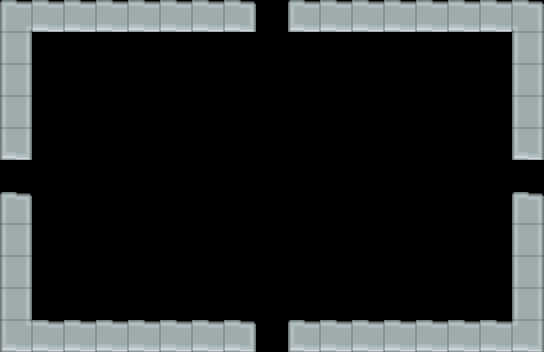

The image is a tile-based game level rendered from a .tmx file. Its description and complete source (layers, tilesets, objects, tile grids) follow:
An orthogonal 17x11 tile map with 32x32 px tiles, 1 tile layer (TileLayer), 2 hidden layers not drawn and 1 object (boss).

<map version="1.0" tiledversion="1.1.1" orientation="orthogonal" renderorder="right-down" width="17" height="11" tilewidth="32" tileheight="32" infinite="0" nextobjectid="26">
 <properties>
  <property name="doorEast" type="bool" value="true" />
  <property name="doorNorth" type="bool" value="true" />
  <property name="doorSouth" type="bool" value="true" />
  <property name="doorWest" type="bool" value="true" />
  <property name="level" type="int" value="1" />
  <property name="roomType" type="int" value="3" />
 </properties>
 <tileset firstgid="1" source="testTileSet.tsx" />
 <layer name="TileLayer" width="17" height="11">
  <data encoding="csv">
13,11,11,11,11,11,11,12,0,10,11,11,11,11,11,11,14,
45,0,0,0,0,0,0,0,0,0,0,0,0,0,0,0,45,
45,0,0,0,0,0,0,0,0,0,0,0,0,0,0,0,45,
45,0,0,0,0,0,0,0,0,0,0,0,0,0,0,0,45,
42,0,0,0,0,0,0,0,0,0,0,0,0,0,0,0,42,
0,0,0,0,0,0,0,0,0,0,0,0,0,0,0,0,0,
9,0,0,0,0,0,0,0,0,0,0,0,0,0,0,0,9,
45,0,0,0,0,0,0,0,0,0,0,0,0,0,0,0,45,
45,0,0,0,0,0,0,0,0,0,0,0,0,0,0,0,45,
45,0,0,0,0,0,0,0,0,0,0,0,0,0,0,0,45,
46,11,11,11,11,11,11,12,0,10,11,11,11,11,11,11,47
</data>
 </layer>
 <layer name="EntityLayer" width="17" height="11" visible="0">
  <data encoding="csv">
0,0,0,0,0,0,0,0,0,0,0,0,0,0,0,0,0,
0,0,0,0,0,0,0,0,0,0,0,0,0,0,0,0,0,
0,0,0,0,0,0,0,0,0,0,0,0,0,0,0,0,0,
0,0,0,0,0,0,0,0,0,0,0,0,0,0,0,0,0,
0,0,0,0,0,0,0,0,0,0,0,0,0,0,0,0,0,
0,0,0,0,0,0,0,0,0,0,0,0,0,0,0,0,0,
0,0,0,0,0,0,0,0,0,0,0,0,0,0,0,0,0,
0,0,0,0,0,0,0,0,0,0,0,0,0,0,0,0,0,
0,0,0,0,0,0,0,0,0,0,0,0,0,0,0,0,0,
0,0,0,0,0,0,0,0,0,0,0,0,0,0,0,0,0,
0,0,0,0,0,0,0,0,0,0,0,0,0,0,0,0,0
</data>
 </layer>
 <layer name="DestructibleLayer" width="17" height="11" visible="0">
  <data encoding="csv">
0,0,0,0,0,0,0,0,0,0,0,0,0,0,0,0,0,
0,0,0,0,0,0,0,0,0,0,0,0,0,0,0,0,0,
0,0,0,0,0,0,0,0,0,0,0,0,0,0,0,0,0,
0,0,0,0,0,0,0,0,0,0,0,0,0,0,0,0,0,
0,0,0,0,0,0,0,0,0,0,0,0,0,0,0,0,0,
0,0,0,0,0,0,0,0,0,0,0,0,0,0,0,0,0,
0,0,0,0,0,0,0,0,0,0,0,0,0,0,0,0,0,
0,0,0,0,0,0,0,0,0,0,0,0,0,0,0,0,0,
0,0,0,0,0,0,0,0,0,0,0,0,0,0,0,0,0,
0,0,0,0,0,0,0,0,0,0,0,0,0,0,0,0,0,
0,0,0,0,0,0,0,0,0,0,0,0,0,0,0,0,0
</data>
 </layer>
 <objectgroup name="EnemyLayer">
  <object id="24" name="boss" x="251" y="173" width="38" height="20">
   <properties>
    <property name="enemyID" type="int" value="6" />
    <property name="type" type="int" value="0" />
   </properties>
  </object>
 </objectgroup>
</map>
